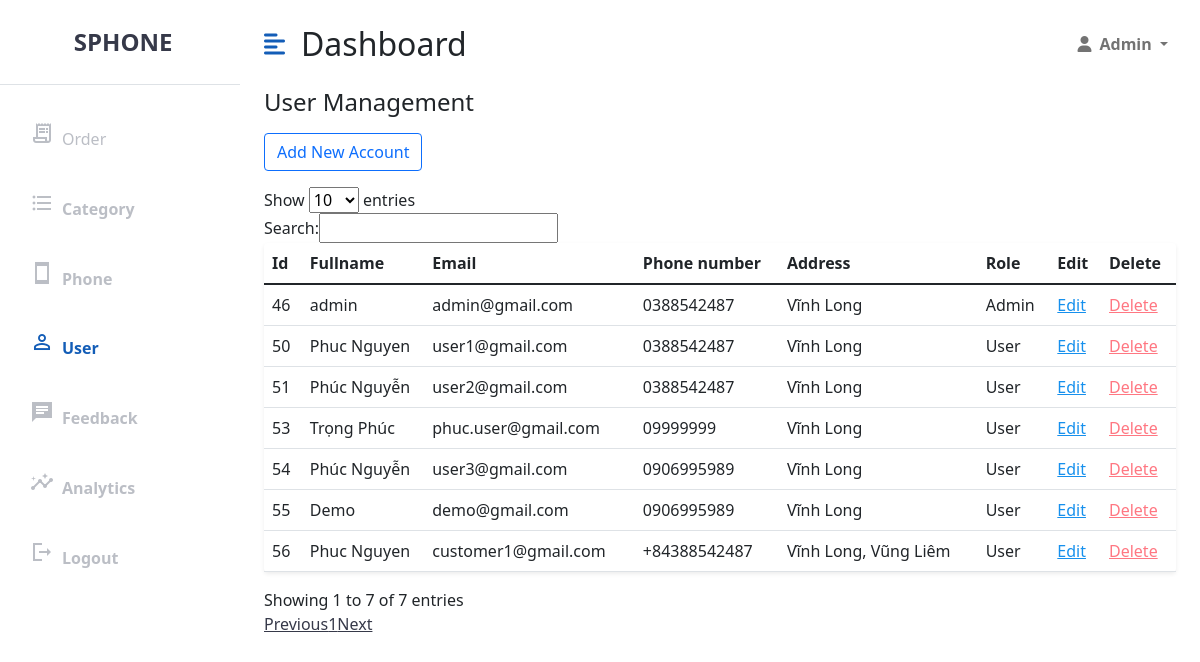
The page /UserAdmin (signed in) on the database as committed earlier.
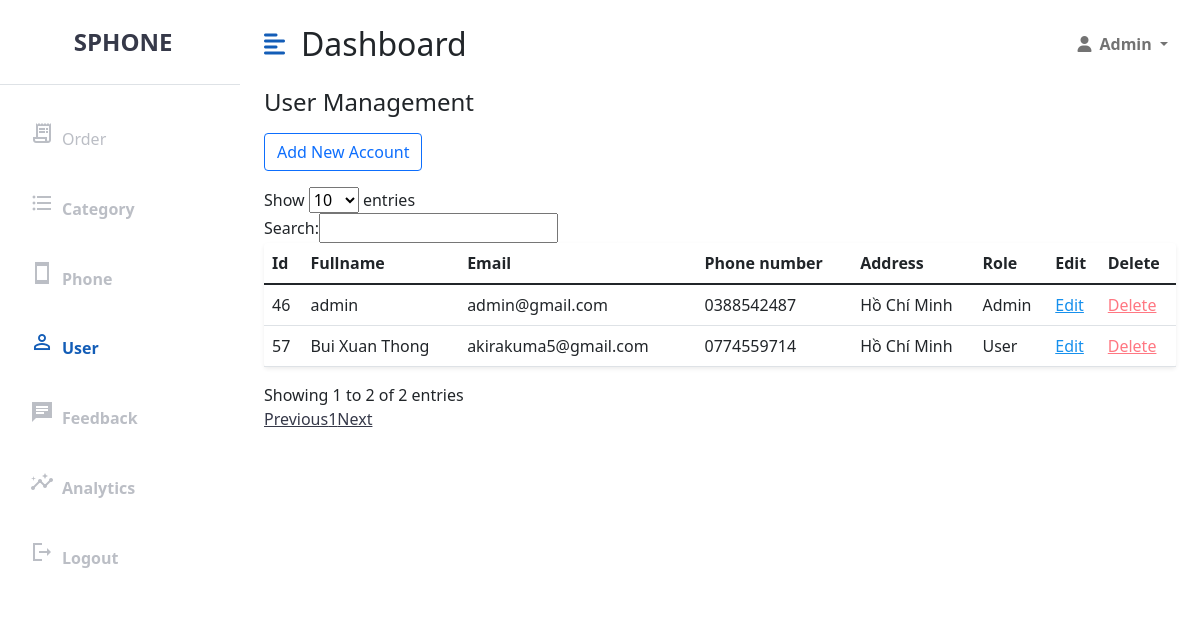
The same page on the database as committed later.
### tables this page shows
CREATE TABLE `user` (
  `id` int(11) NOT NULL,
  `fullname` varchar(50) DEFAULT NULL,
  `email` varchar(150) DEFAULT NULL,
  `phone_number` varchar(20) DEFAULT NULL,
  `address` varchar(200) DEFAULT NULL,
  `password` varchar(32) DEFAULT NULL,
  `role_id` int(11) DEFAULT NULL,
  `deleted` int(11) NOT NULL,
  `avatar` varchar(255) DEFAULT 'https://cdn.pixabay.com/photo/2016/08/08/09/17/avatar-1577909_960_720.png'
);

CREATE TABLE `role` (
  `id` int(11) NOT NULL,
  `name` varchar(20) NOT NULL
);

### mvc/core/Controller.php (called while the page is built, shortened)
<?php
class Controller{
    public function view($view, $data=[]){
        require_once "mvc/views/". $view .".php";
    }
}
?>

### mvc/controllers/UserAdmin.php (called while the page is built, shortened)
<?php
class UserAdmin extends Controller
{
    public $userModel;
    public function __construct()
    {
        $this->userModel = $this->model("UserAdminModel");
    }
    public function GetPage()
    {
        $allUser = $this->userModel->getAllUser();
        $this->view("user/userAdmin", [
            "allUser" => $allUser
        ]);
    }
}

### mvc/core/App.php (called while the page is built, shortened)
<?php
class App
{
    protected $action = "GetPage";
    function __construct()
    {
        $arr = $this->UrlProcess();
        if (file_exists("./mvc/controllers/" . $arr[0] . ".php")) {
            unset($arr[0]);
        }
        $this->controller = new $this->controller;
        $this->params = $arr ? array_values($arr) : [];
        call_user_func_array([$this->controller, $this->action], $this->params);
    }
    function UrlProcess()
    {
        if (isset($_GET["url"])) {
            return explode("/", filter_var(trim($_GET["url"], "/")));
        }
    }
}

### index.php (called while the page is built, shortened)
<?php
$myApp = new App();
?>

### mvc/core/DB.php (called while the page is built, shortened)
<?php
class DB
{
    function executeResult($sql, $isSingle = false)
    {
        $data = null;
        $conn = mysqli_connect(HOST, USERNAME, PASSWORD, DATABASE);
        mysqli_set_charset($conn, 'utf8');
        $resultset = mysqli_query($conn, $sql);
        if ($resultset) {
            if ($isSingle) {
                $data = mysqli_fetch_array($resultset, 1);
            } else {
                $data = [];
                while (($row = mysqli_fetch_array($resultset, 1)) != null) {
                    $data[] = $row;
                }
            }
        }
        return $data;
    }
}

### mvc/models/UserAdminModel.php (called while the page is built, shortened)
<?php
class UserAdminModel extends DB
{
    public function getAllUser()
    {
        $sql = "select User.*, Role.name as role_name from User left join Role on User.role_id = Role.id where User.deleted = 0";
        $data = $this->executeResult($sql);
        return $data;
    }
}

### mvc/views/user/userAdmin.php (the view, shortened to what this page needs)
<?php
require_once('mvc/views/blocks/header_admin.php');
?>
<div class="container-fluid px-4">
	<h3 class="fs-4 mb-3">User Management</h3>
	<a href="http://localhost/SPhone/UserAdmin/ViewAdd" class="btn btn-outline-primary">Add New Account</a>
	<div class="row mt-3">
		<div class="col">
			<table id="phoneList" class="table bg-white rounded shadow-sm table-hover">
				<thead>
					<tr>
						<th>Id</th>
						<th>Fullname</th>
						<th>Email</th>
						<th>Phone number</th>
						<th>Address</th>
						<th>Role</th>
						<th>Edit</th>
						<th>Delete</th>
					</tr>
				</thead>
				<tbody>
					<?php
					foreach ($data["allUser"] as $user) { ?>
						<tr>
							<td><?php echo $user['id']; ?></td>
							<td><?php echo $user['fullname']; ?></td>
							<td><?php echo $user['email']; ?></td>
							<td><?php echo $user['phone_number']; ?></td>
							<td><?php echo $user['address']; ?></td>
							<td><?php echo $user['role_name']; ?></td>
							<td><a href="<?php echo 'http://localhost/SPhone/UserAdmin/ViewEdit/' . $user['id']; ?>" class="editLink">Edit</a></td>
							<td><a class="delLink" href="<?php echo 'http://localhost/SPhone/UserAdmin/deletedUser/' . $user['id']; ?>" style="color: #ff7782;">Delete</a></td>
						</tr>
					<?php } ?>
				</tbody>
			</table>
		</div>
	</div>
</div>
</div>
</div>
<?php
require_once('mvc/views/blocks/footer_admin.php');
?>

Rows that differ between the two databases and show on the page:
no longer on this page (row edited): user: id "50", fullname "Phuc Nguyen", email "user1@gmail.com", phone_number "0388542487", address "Vĩnh Long", role.name "User"
no longer on this page (row edited): user: id "51", fullname "Phúc Nguyễn", email "user2@gmail.com", phone_number "0388542487", address "Vĩnh Long", role.name "User"
no longer on this page (row edited): user: id "53", fullname "Trọng Phúc", email "phuc.user@gmail.com", phone_number "09999999", address "Vĩnh Long", role.name "User"
no longer on this page (row edited): user: id "54", fullname "Phúc Nguyễn", email "user3@gmail.com", phone_number "0906995989", address "Vĩnh Long", role.name "User"
no longer on this page (row edited): user: id "55", fullname "Demo", email "demo@gmail.com", phone_number "0906995989", address "Vĩnh Long", role.name "User"
no longer on this page (row edited): user: id "56", fullname "Phuc Nguyen", email "customer1@gmail.com", phone_number "+84388542487", address "Vĩnh Long, Vũng Liêm", role.name "User"
changed user "admin": address "Vĩnh Long" → "Hồ Chí Minh"
added user: id "57", fullname "Bui Xuan Thong", email "akirakuma5@gmail.com", phone_number "0774559714", address "Hồ Chí Minh", role.name "User"
Other text that changed with them:
text written by a page script: "Show entries Search: Showing 1 to 7 of 7 entries Previous 1 Next" → "Show entries Search: Showing 1 to 2 of 2 entries Previous 1 Next"
